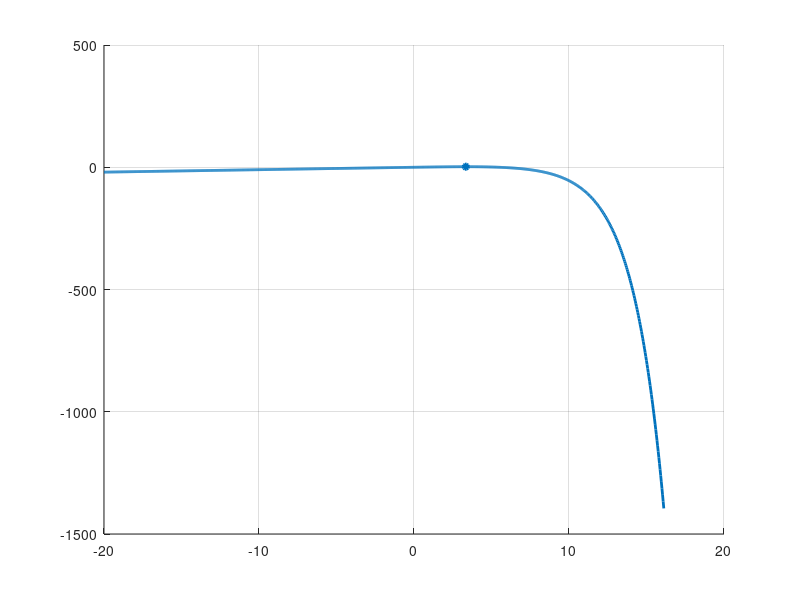

MATLAB code to generate this figure: (Note: this script raises an error after producing the figure.)
%% 
C_new_values = [0.1, 0.5, 1, 2, 5];  
beta         = 1;                  
D_T          = 1;                   

T0_min  = -20;                      
T0_max  = 20;                       
N       = 1000;                    
T0_values = linspace(T0_min, T0_max, N);

%% 
figure;
hold on; grid on;
colors = lines(length(C_new_values));  

for i = 1:length(C_new_values)
    C_new = C_new_values(i);

    Tf_values = T0_values - (2/beta) .* log( cosh( sqrt(beta * C_new/(2*D_T)) .* exp((beta .* T0_values)/2) ) );

    [T_c, idx] = max(Tf_values);
    T0_c       = T0_values(idx);

    plot(T0_values, Tf_values, 'LineWidth', 2, 'Color', colors(i,:), ...
         'DisplayName', sprintf('c_{new} = %.2g', C_new));

    plot(T0_c, T_c, 'o', 'MarkerSize', 4, 'LineWidth', 2, ...
         'Color', colors(i,:), 'MarkerFaceColor', colors(i,:), 'HandleVisibility','off');

    yline(T_c, '--', 'Color', colors(i,:), 'LineWidth', 1.5, 'HandleVisibility','off');
    
end

xlabel('T_0', 'FontSize', 16);
ylabel('T_f', 'FontSize', 16);
set(gca, 'FontSize', 16);
ylim([-10, 10]);

legend('Location','best', 'FontSize', 14);
hold off;
